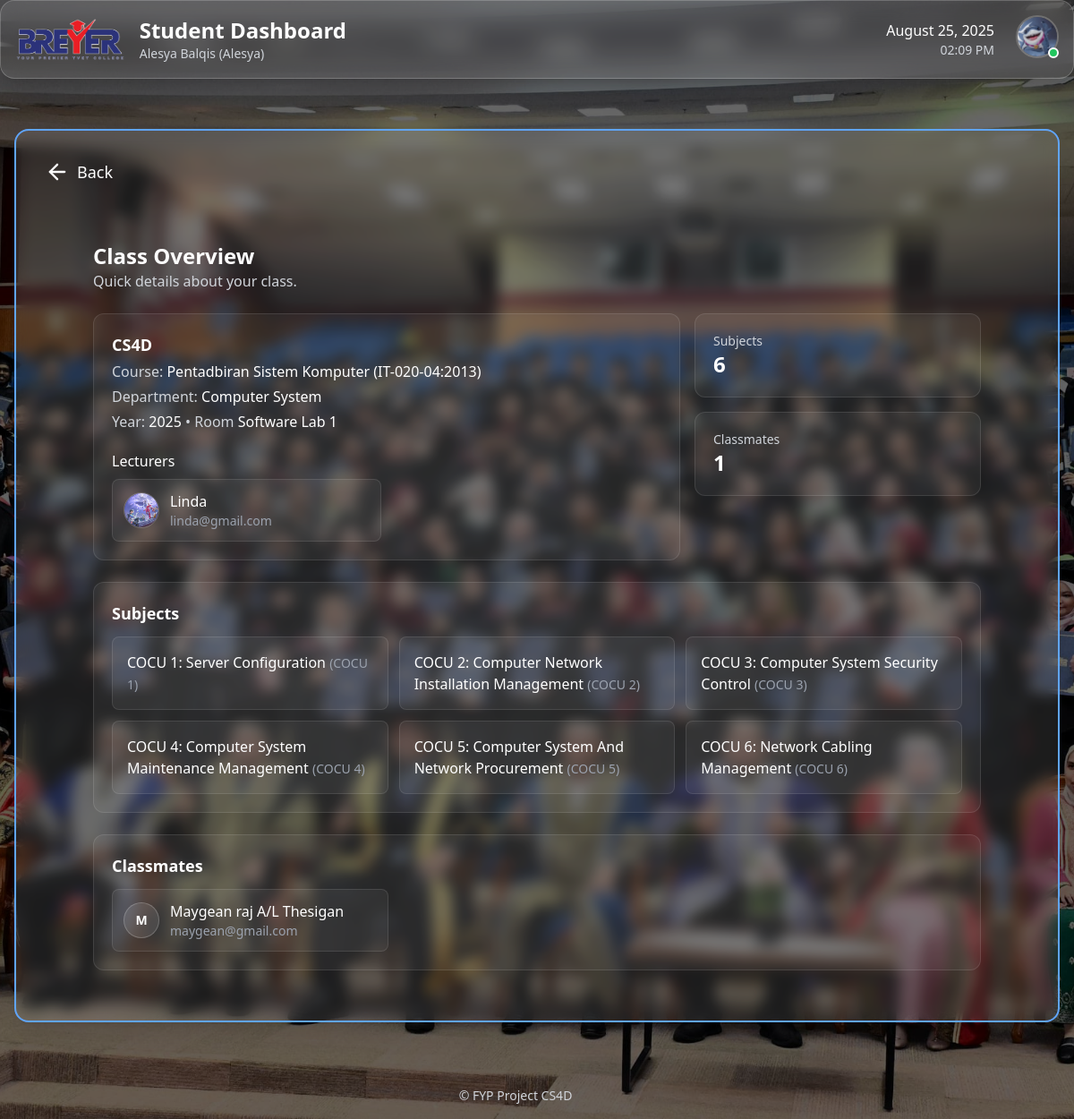
/student/class-overview/ (signed in), run on the app's committed database.
### accounts/models.py (models this page shows, shortened)
class CustomUser(AbstractBaseUser, PermissionsMixin):
    class Role(models.TextChoices):
        STUDENT = 'STUDENT', 'Student'
        LECTURER = 'LECTURER', 'Lecturer'
        ADMIN = 'ADMIN', 'Admin'
    email = models.EmailField(unique=True)
    identity_card_number = models.CharField(
        max_length=20, unique=True, verbose_name="IC/Identity Card No."
    )
    full_name = models.CharField(
        max_length=255, verbose_name="Full Name (as per IC)"
    )
    short_name = models.CharField(
        max_length=64, verbose_name="Short Name", blank=True,
        help_text="E.g. 'Ali', for display in tables/lists"
    )
    role = models.CharField(max_length=20, choices=Role.choices, default=Role.STUDENT)
    phone_number = models.CharField(max_length=20, blank=True, null=True)
    address = models.TextField(blank=True, null=True)
    department = models.ForeignKey(
        Department,
        null=True,
        blank=True,
        on_delete=models.SET_NULL,
        related_name='users'
    )
    profile_picture = models.ImageField(upload_to='profile_pics/', blank=True, null=True)
    is_staff = models.BooleanField(default=False)
    is_active = models.BooleanField(default=True)
    date_joined = models.DateTimeField(default=timezone.now, blank=True, null=True)
    USERNAME_FIELD = 'email'
    REQUIRED_FIELDS = ['identity_card_number', 'full_name', 'short_name']
    objects = CustomUserManager()
    def get_full_name(self):
        return self.full_name
    def get_short_name(self):
        return self.short_name or (self.full_name.split(' ')[0] if self.full_name else self.email)

### core/models.py (models this page shows, shortened)
class ClassGroup(models.Model):
    name = models.CharField(max_length=32)
    department = models.ForeignKey(Department, on_delete=models.CASCADE, related_name='classgroups')
    course = models.ForeignKey(Course, on_delete=models.CASCADE, related_name='classgroups')
    year = models.PositiveIntegerField(default=timezone.now().year)
    classroom = models.CharField(max_length=64, blank=True, null=True)
    lecturers = models.ManyToManyField('Lecturer', related_name='classgroups', blank=True)

class Course(models.Model):
    name = models.CharField(max_length=255)
    code = models.CharField(max_length=50, unique=True)
    department = models.ForeignKey(Department, on_delete=models.CASCADE, related_name='courses')
    description = models.TextField(blank=True)

class Department(models.Model):
    name = models.CharField(max_length=100, unique=True)

class Lecturer(models.Model):
    user = models.OneToOneField(settings.AUTH_USER_MODEL, on_delete=models.CASCADE)
    profile_picture = models.ImageField(upload_to='profile_pics/', blank=True, null=True)
    department = models.ForeignKey(Department, on_delete=models.SET_NULL, null=True, related_name='lecturers')
    subjects = models.ManyToManyField(Subject, related_name='lecturers', blank=True)
    phone_number = models.CharField(max_length=20, blank=True, null=True)
    address = models.TextField(blank=True, null=True)

class Subject(models.Model):
    course = models.ForeignKey(Course, on_delete=models.CASCADE, related_name='subjects')
    name = models.CharField(max_length=128)
    code = models.CharField(max_length=32)
    description = models.TextField(blank=True)

class Student(models.Model):
    user = models.OneToOneField(settings.AUTH_USER_MODEL, on_delete=models.CASCADE)
    class_group = models.ForeignKey(ClassGroup, on_delete=models.SET_NULL, null=True, related_name='students')
    parents = models.ManyToManyField(Parent, related_name='children', blank=True)
    profile_picture = models.ImageField(upload_to='profile_pics/', blank=True, null=True)
    date_of_birth = models.DateField(blank=True, null=True)
    address = models.TextField(blank=True, null=True)
    phone_number = models.CharField(max_length=20, blank=True, null=True)
    latest_activity = models.DateTimeField(blank=True, null=True)
    emergency_name = models.CharField("Emergency Contact Name", max_length=255, blank=True)
    emergency_relation = models.CharField("Emergency Contact Relation", max_length=64, blank=True)
    emergency_phone = models.CharField("Emergency Contact Phone", max_length=20, blank=True)

### accounts/decorators.py (the view)
        @login_required
        def _wrapped_view(request, *args, **kwargs):
            if request.user.role != role:
                return HttpResponseForbidden("You are not authorized to view this page.")
            return view_func(request, *args, **kwargs)

### student/templates/student/class_overview.html (shortened to what this page needs)
{% extends "student/base_student.html" %}
{% load static %}
{% block content_inner %}
<div class="max-w-5xl mx-auto px-4 py-8">
  <div class="mb-6">
    <h1 class="text-2xl font-semibold text-white">Class Overview</h1>
    <p class="text-gray-300">Quick details about your class.</p>
  </div>
  <div class="grid grid-cols-1 lg:grid-cols-3 gap-4 mb-6">
    <div class="lg:col-span-2 bg-white/5 border border-white/10 rounded-xl p-5">
      {% if class_group %}
        <div class="flex items-start justify-between gap-4">
          <div class="space-y-1">
            <h2 class="text-lg font-semibold text-white">{{ class_group.name|default:"-" }}</h2>
            <p class="text-gray-300">
              Course:
              <span class="text-white">
                {{ class_group.course.name|default:"-" }}
                {% if class_group.course and class_group.course.code %} ({{ class_group.course.code }}){% endif %}
              </span>
            </p>
            <p class="text-gray-300">Department: <span class="text-white">{{ class_group.department.name|default:"-" }}</span></p>
            <p class="text-gray-300">
              Year: <span class="text-white">{{ class_group.year|default:"-" }}</span>
              {% if class_group.classroom %} • Room <span class="text-white">{{ class_group.classroom }}</span>{% endif %}
            </p>
          </div>
            {% url 'student:classes' as classes_url %}{% if classes_url %}<a href="{{ classes_url }}" class="inline-block px-3 py-1.5 rounded-lg border border-white/20 text-white text-sm hover:bg-white/10">My Classes</a>{% endif %}
            {% url 'student:attendance' as attendance_url %}
            {% url 'student:achievements' as achievements_url %}
        </div>
        <div class="mt-5">
          <h3 class="text-white font-medium mb-2">Lecturers</h3>
          {% with lects=class_group.lecturers.all %}
            {% if lects %}
              <ul class="grid sm:grid-cols-2 gap-3">
                {% for lec in lects %}
                  <li class="bg-white/5 border border-white/10 rounded-lg p-3 flex items-center gap-3">
                    {% if lec.profile_picture %}
                      <img src="{{ lec.profile_picture.url }}" alt="{{ lec.user.get_full_name|default:'Lecturer' }}"
                           class="w-10 h-10 rounded-full object-cover border border-white/20" loading="lazy">
                    {% elif lec.user.profile_picture %}
                      <img src="{{ lec.user.profile_picture.url }}" alt="{{ lec.user.get_full_name|default:'Lecturer' }}"
                           class="w-10 h-10 rounded-full object-cover border border-white/20" loading="lazy">
                    {% else %}
                      <div class="w-10 h-10 rounded-full bg-white/10 grid place-items-center border border-white/20">
                        <span class="text-white text-sm font-semibold">
                          {{ lec.user.get_full_name|default:lec.user.email|slice:":1"|upper }}
                        </span>
                      </div>
                    {% endif %}
                    <div class="flex-1 min-w-0">
                      <div class="text-white font-medium truncate">
                        {{ lec.user.get_full_name|default:"Unnamed Lecturer" }}
                      </div>
                      {% if lec.user.email %}
                        <div class="text-gray-400 text-sm truncate">{{ lec.user.email }}</div>
                      {% endif %}
                    </div>
                  </li>
                {% endfor %}
              </ul>
            {% else %}
              <p class="text-gray-400">No lecturers assigned yet.</p>
            {% endif %}
          {% endwith %}
        </div>
      {% else %}
        <p class="text-gray-400">You’re not assigned to a class yet.</p>
      {% endif %}
    </div>
    <div class="space-y-4">
      <div class="bg-white/5 border border-white/10 rounded-xl p-5">
        <p class="text-gray-300 text-sm">Subjects</p>
        <p class="text-2xl font-semibold text-white">{{ subjects|length|default:0 }}</p>
      </div>
      <div class="bg-white/5 border border-white/10 rounded-xl p-5">
        <p class="text-gray-300 text-sm">Classmates</p>
        <p class="text-2xl font-semibold text-white">{{ classmates|length|default:0 }}</p>
      </div>
    </div>
  </div>
  <div class="bg-white/5 border border-white/10 rounded-xl p-5 mb-6">
    <div class="flex items-center justify-between mb-3">
      <h2 class="text-lg font-semibold text-white">Subjects</h2>
      {% url 'student:classes' as classes_url %}{% if classes_url %}<a href="{{ classes_url }}" class="text-sm text-indigo-300 hover:text-indigo-200 underline">View all</a>{% endif %}
    </div>
    {% if subjects %}
      <div class="grid grid-cols-1 md:grid-cols-2 lg:grid-cols-3 gap-3">
        {% for s in subjects %}
          <div class="bg-white/5 border border-white/10 rounded-lg p-4">
            <p class="text-white">
              {{ s.name }}
              {% if s.code %}<span class="text-gray-400 text-sm">({{ s.code }})</span>{% endif %}
            </p>
          </div>
        {% endfor %}
      </div>
    {% else %}
      <p class="text-gray-400">No subjects found for this class.</p>
    {% endif %}
  </div>
  <div class="bg-white/5 border border-white/10 rounded-xl p-5">
    <div class="flex items-center justify-between mb-3">
      <h2 class="text-lg font-semibold text-white">Classmates</h2>
      {% url 'student:classes' as classes_url %}{% if classes_url %}<a href="{{ classes_url }}" class="text-sm text-indigo-300 hover:text-indigo-200 underline">View all</a>{% endif %}
    </div>
    {% if classmates %}
      <ul class="grid sm:grid-cols-2 lg:grid-cols-3 gap-3">
        {% for s in classmates|slice:":9" %}
          <li class="bg-white/5 border border-white/10 rounded-lg p-3 flex items-center gap-3">
            {% if s.profile_picture %}
              <img src="{{ s.profile_picture.url }}" alt="{{ s.user.get_full_name|default:'Student' }}"
                   class="w-10 h-10 rounded-full object-cover border border-white/20" loading="lazy">
            {% elif s.user.profile_picture %}
              <img src="{{ s.user.profile_picture.url }}" alt="{{ s.user.get_full_name|default:'Student' }}"
                   class="w-10 h-10 rounded-full object-cover border border-white/20" loading="lazy">
            {% else %}
              <div class="w-10 h-10 rounded-full bg-white/10 grid place-items-center border border-white/20">
                <span class="text-white text-sm font-semibold">
                  {{ s.user.get_full_name|default:s.user.email|slice:":1"|upper }}
                </span>
              </div>
            {% endif %}
            <div class="flex-1 min-w-0">
              <div class="text-white font-medium truncate">
                {{ s.user.get_full_name|default:"Unnamed Student" }}
              </div>
              <div class="text-gray-400 text-sm truncate">{{ s.user.email }}</div>
            </div>
          </li>
        {% endfor %}
      </ul>
    {% else %}
      <p class="text-gray-400">No classmates to show.</p>
    {% endif %}
  </div>
</div>
{% endblock %}

### templates/partials/_topbar.html (shortened to what this page needs)
{% load static %}
{% block content %}
<div class="relative z-[9999] bg-white/10 dark:bg-white/5 backdrop-blur-md rounded-2xl p-4 border border-white/20 dark:border-white/10 shadow-xl mb-8">
  <div class="flex justify-between items-center">
    <div class="flex items-center space-x-4">
      <img src="{% static 'images/breyer.jpg' %}" alt="Breyer Logo" class="h-12 w-auto">
      <div>
        <a href="{% url 'dashboard:main_dashboard' %}" class="text-2xl font-bold text-white hover:text-blue-400 transition">
          {% if request.user.role == 'ADMIN' %}
            Admin Dashboard
          {% elif request.user.role == 'LECTURER' %}
            Lecturer Dashboard
          {% elif request.user.role == 'STUDENT' %}
            Student Dashboard
          {% else %}
            Dashboard
          {% endif %}
        </a>
        <p class="text-gray-300 text-sm">
          {% with full=request.user.get_full_name|default_if_none:'' short=request.user.get_short_name|default_if_none:'' email=request.user.email %}
            {% if full %}
              {{ full }}{% if short and short != full %} ({{ short }}){% endif %}
            {% else %}
              {% if short %}
                {{ short }}
              {% else %}
                {{ email }}
              {% endif %}
            {% endif %}
          {% endwith %}
        </p>
      </div>
    </div>
    <div class="flex items-center space-x-6">
      <div class="text-right">
        <p class="text-white font-medium" id="current-date"></p>
        <p class="text-gray-300 text-sm" id="current-time"></p>
      </div>
      <div class="relative z-[99999]">
        <button id="profile-btn" onclick="toggleProfileMenu(event)" class="relative group focus:outline-none">
          {% if request.user.profile_picture %}
            <img src="{{ request.user.profile_picture.url }}" alt="Profile Picture"
                 class="w-12 h-12 rounded-full object-cover border-2 border-white/20 group-hover:border-blue-400 transition-colors">
          {% endif %}
          <div class="absolute bottom-0 right-0 w-3 h-3 bg-green-500 rounded-full border-2 border-white"></div>
        </button>
      </div>
    </div>
  </div>
</div>
{% endblock %}

### data on the page
CustomUser: full_name "Alesya Balqis", short_name "Alesya", user.profile_picture (picture)
ClassGroup: name "CS4D", course.name "Pentadbiran Sistem Komputer", course.code "IT-020-04:2013", department.name "Computer System", year "2025", classroom "Software Lab 1"
Lecturer: user.profile_picture (picture), user.get_full_name "Linda", user.email "linda@gmail.com"
Subject: name "COCU 1: Server Configuration", code "COCU 1"
Subject: name "COCU 2: Computer Network Installation Management", code "COCU 2"
Subject: name "COCU 3: Computer System Security Control", code "COCU 3"
Subject: name "COCU 4: Computer System Maintenance Management", code "COCU 4"
Subject: name "COCU 5: Computer System And Network Procurement", code "COCU 5"
Subject: name "COCU 6: Network Cabling Management", code "COCU 6"
Student: user.get_full_name "M", user.get_full_name "Maygean raj A/L Thesigan", user.email "maygean@gmail.com"

### other printed values
{{ subjects|length|default:0 }} "6"
{{ classmates|length|default:0 }} "1"
